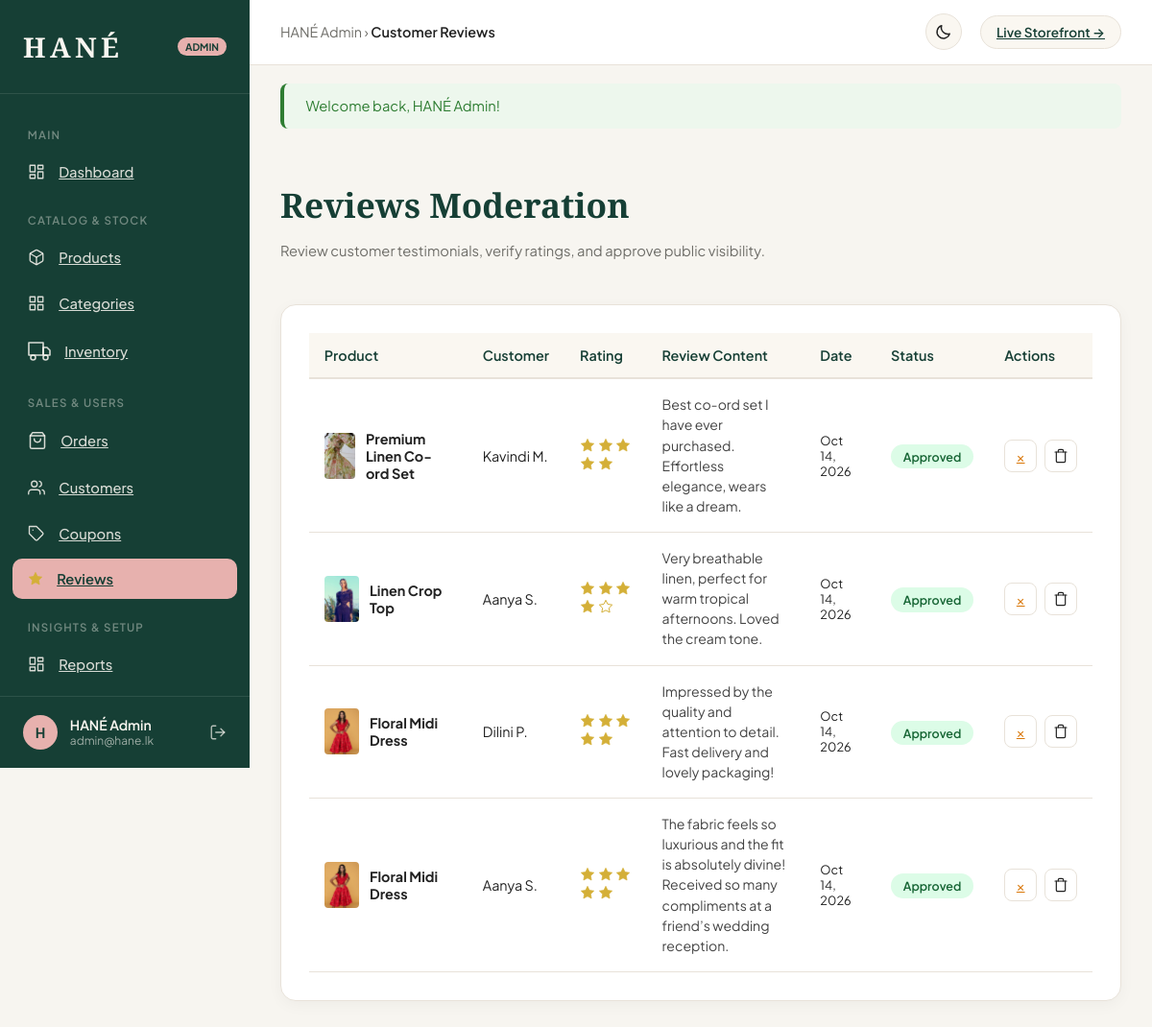
/admin/reviews/index.php (signed in), run on the app's committed database.
### tables this page shows
CREATE TABLE `reviews` (
  `id` INT AUTO_INCREMENT PRIMARY KEY,
  `product_id` INT NOT NULL,
  `user_id` INT NULL,
  `customer_name` VARCHAR(120) NOT NULL,
  `rating` TINYINT NOT NULL DEFAULT 5,
  `comment` TEXT NOT NULL,
  `status` ENUM('Pending', 'Approved', 'Rejected') NOT NULL DEFAULT 'Approved',
  `created_at` TIMESTAMP DEFAULT CURRENT_TIMESTAMP,
  FOREIGN KEY (`product_id`) REFERENCES `products`(`id`) ON DELETE CASCADE,
  FOREIGN KEY (`user_id`) REFERENCES `users`(`id`) ON DELETE SET NULL,
  INDEX `idx_rev_prod` (`product_id`),
  INDEX `idx_rev_status` (`status`)
);

CREATE TABLE `products` (
  `id` INT AUTO_INCREMENT PRIMARY KEY,
  `category_id` INT NULL,
  `name` VARCHAR(180) NOT NULL,
  `slug` VARCHAR(200) NOT NULL UNIQUE,
  `description` TEXT,
  `regular_price` DECIMAL(10,2) NOT NULL,
  `sale_price` DECIMAL(10,2) DEFAULT NULL,
  `featured_image` VARCHAR(255) DEFAULT NULL,
  `is_featured` TINYINT(1) DEFAULT 0,
  `is_new` TINYINT(1) DEFAULT 0,
  `is_sale` TINYINT(1) DEFAULT 0,
  `status` TINYINT(1) DEFAULT 1,
  `created_at` TIMESTAMP DEFAULT CURRENT_TIMESTAMP,
  `updated_at` TIMESTAMP DEFAULT CURRENT_TIMESTAMP ON UPDATE CURRENT_TIMESTAMP,
  FOREIGN KEY (`category_id`) REFERENCES `categories`(`id`) ON DELETE SET NULL,
  INDEX `idx_cat` (`category_id`),
  INDEX `idx_status` (`status`)
);

### admin/reviews/index.php (the view, shortened to what the rows shown need)
<?php
require_once __DIR__ . '/../../includes/functions.php';
require_once __DIR__ . '/../../includes/auth.php';
$sql = "
    SELECT r.*, p.name AS product_name, p.featured_image
    FROM reviews r
    JOIN products p ON p.id = r.product_id
    ORDER BY r.id DESC
";
$reviews = $pdo->query($sql)->fetchAll(PDO::FETCH_ASSOC);
require_once __DIR__ . '/../_header.php';
?>
<div class="admin-page-header">
    <div class="admin-page-title">
        <h1>Reviews Moderation</h1>
    </div>
</div>
<div class="admin-card">
    <div style="overflow-x: auto;">
        <table class="admin-table">
            <thead>
                <tr>
                    <th>Product</th>
                    <th>Customer</th>
                    <th>Rating</th>
                    <th>Review Content</th>
                    <th>Date</th>
                    <th>Status</th>
                    <th>Actions</th>
                </tr>
            </thead>
            <tbody>
                <?php if (!empty($reviews)): ?>
                    <?php foreach ($reviews as $rev): ?>
                        <tr>
                            <td>
                                <div style="display: flex; gap: 0.7rem; align-items: center;">
                                    <img src="<?= get_image_url($rev['featured_image']) ?>" alt="" style="width: 36px; height: 48px; object-fit: cover; border-radius: 4px;">
                                    <strong><?= e($rev['product_name']) ?></strong>
                                </div>
                            </td>
                            <td><?= e($rev['customer_name']) ?></td>
                            <td>
                                <div class="stars">
                                    <?php for ($i = 1; $i <= 5; $i++): ?>
                                        <?= ($i <= (int)$rev['rating']) ? hane_icon('star') : hane_icon('star-empty') ?>
                                    <?php endfor; ?>
                                </div>
                            </td>
                            <td style="max-width: 320px;">
                                <p style="font-size: 0.88rem; line-height: 1.5; color: #444; margin: 0;">
                                    <?= nl2br(e($rev['comment'])) ?>
                                </p>
                            </td>
                            <td class="muted" style="font-size: 0.8rem;"><?= date('M d, Y', strtotime($rev['created_at'])) ?></td>
                            <td>
                                <span class="status-badge <?= ($rev['status'] === 'Approved') ? 'status-delivered' : (($rev['status'] === 'Pending') ? 'status-pending' : 'status-cancelled') ?>">
                                    <?= e($rev['status']) ?>
                                </span>
                            </td>
                            <td>
                                <div class="action-btns">
                                    <?php if ($rev['status'] !== 'Rejected'): ?>
                                        <a class="btn-icon" href="<?= BASE_URL ?>admin/reviews/index.php?action=reject&id=<?= $rev['id'] ?>" title="Reject Review" style="color: #d97706;">
                                            &times;
                                        </a>
                                    <?php endif; ?>
                                    <a class="btn-icon btn-danger" href="<?= BASE_URL ?>admin/reviews/index.php?action=delete&id=<?= $rev['id'] ?>" onclick="return confirm('Delete this review completely?');" title="Delete Review">
                                        <?= hane_icon('trash') ?>
                                    </a>
                                </div>
                            </td>
                        </tr>
                    <?php endforeach; ?>
                <?php endif; ?>
            </tbody>
        </table>
    </div>
</div>
<?php require_once __DIR__ . '/../_footer.php'; ?>

### admin/_header.php (shortened to what the rows shown need)
<?php
require_once __DIR__ . '/../includes/functions.php';
require_once __DIR__ . '/../includes/auth.php';
$currentAdmin = get_current_admin($pdo);
$adminName = $currentAdmin['name'] ?? 'Administrator';
$adminEmail = $currentAdmin['email'] ?? 'admin@hane.lk';
?>
<!doctype html>
<html lang="en" data-theme-storage-key="hane-admin-theme">
<head>
    <link rel="stylesheet" href="<?= ASSET_PATH ?>css/admin.css?v=<?= filemtime(__DIR__ . '/../assets/css/admin.css') ?>">
</head>
<body class="admin-body">
<div class="admin-wrapper">
    <aside class="admin-sidebar" id="adminSidebar">
                <?= hane_icon('star') ?> <span>Reviews</span>
        <div class="admin-sidebar-footer">
            <div class="admin-user-pill">
                <div class="admin-user-avatar">
                    <?= strtoupper(substr($adminName, 0, 1)) ?>
                </div>
                <div class="admin-user-info">
                    <div class="name"><?= e($adminName) ?></div>
                    <div class="role"><?= e($adminEmail) ?></div>
                </div>
                <a href="<?= BASE_URL ?>admin/logout.php" style="color: rgba(250,247,241,0.7); display: flex;" title="Sign Out">
                    <?= hane_icon('logout') ?>
                </a>
            </div>
        </div>
    </aside>
    <div class="admin-main">
        <main class="admin-content">

### includes/icons.php (shortened to what the rows shown need)
<?php
function hane_icon(string $name, string $class = 'h-icon'): string {
    $classAttr = 'class="' . htmlspecialchars($class, ENT_QUOTES, 'UTF-8') . '"';
    switch ($name) {
        case 'bag':
        case 'cart':
            return '<svg ' . $classAttr . ' width="20" height="20" viewBox="0 0 24 24" fill="none" stroke="currentColor" stroke-width="1.8" stroke-linecap="round" stroke-linejoin="round"><path d="M6 2L3 6v14a2 2 0 0 0 2 2h14a2 2 0 0 0 2-2V6l-3-4z"/><line x1="3" y1="6" x2="21" y2="6"/><path d="M16 10a4 4 0 0 1-8 0"/></svg>';
        case 'moon':
            return '<svg ' . $classAttr . ' width="20" height="20" viewBox="0 0 24 24" fill="none" stroke="currentColor" stroke-width="1.8" stroke-linecap="round" stroke-linejoin="round"><path d="M20.5 14.1A8.5 8.5 0 0 1 9.9 3.5 8.5 8.5 0 1 0 20.5 14.1z"/></svg>';
        case 'sun':
            return '<svg ' . $classAttr . ' width="20" height="20" viewBox="0 0 24 24" fill="none" stroke="currentColor" stroke-width="1.8" stroke-linecap="round" stroke-linejoin="round"><circle cx="12" cy="12" r="4"/><path d="M12 2v2m0 16v2M4.93 4.93l1.42 1.42m11.3 11.3 1.42 1.42M2 12h2m16 0h2M4.93 19.07l1.42-1.42m11.3-11.3 1.42-1.42"/></svg>';
        case 'menu':
            return '<svg ' . $classAttr . ' width="22" height="22" viewBox="0 0 24 24" fill="none" stroke="currentColor" stroke-width="2" stroke-linecap="round" stroke-linejoin="round"><line x1="3" y1="12" x2="21" y2="12"/><line x1="3" y1="6" x2="21" y2="6"/><line x1="3" y1="18" x2="21" y2="18"/></svg>';
        case 'truck':
            return '<svg ' . $classAttr . ' width="24" height="24" viewBox="0 0 24 24" fill="none" stroke="currentColor" stroke-width="1.6" stroke-linecap="round" stroke-linejoin="round"><rect x="1" y="3" width="15" height="13"/><polygon points="16 8 20 8 23 11 23 16 16 16 16 8"/><circle cx="5.5" cy="18.5" r="2.5"/><circle cx="18.5" cy="18.5" r="2.5"/></svg>';
        case 'star':
            return '<svg ' . $classAttr . ' width="16" height="16" viewBox="0 0 24 24" fill="#D4AF37" stroke="#D4AF37" stroke-width="1"><polygon points="12 2 15.09 8.26 22 9.27 17 14.14 18.18 21.02 12 17.77 5.82 21.02 7 14.14 2 9.27 8.91 8.26 12 2"/></svg>';
        case 'star-empty':
            return '<svg ' . $classAttr . ' width="16" height="16" viewBox="0 0 24 24" fill="none" stroke="#D4AF37" stroke-width="1.5"><polygon points="12 2 15.09 8.26 22 9.27 17 14.14 18.18 21.02 12 17.77 5.82 21.02 7 14.14 2 9.27 8.91 8.26 12 2"/></svg>';
        case 'trash':
            return '<svg ' . $classAttr . ' width="16" height="16" viewBox="0 0 24 24" fill="none" stroke="currentColor" stroke-width="1.8" stroke-linecap="round" stroke-linejoin="round"><polyline points="3 6 5 6 21 6"/><path d="M19 6v14a2 2 0 0 1-2 2H7a2 2 0 0 1-2-2V6m3 0V4a2 2 0 0 1 2-2h4a2 2 0 0 1 2 2v2"/></svg>';
        case 'dashboard':
            return '<svg ' . $classAttr . ' width="18" height="18" viewBox="0 0 24 24" fill="none" stroke="currentColor" stroke-width="1.8" stroke-linecap="round" stroke-linejoin="round"><rect x="3" y="3" width="7" height="9"/><rect x="14" y="3" width="7" height="5"/><rect x="14" y="12" width="7" height="9"/><rect x="3" y="16" width="7" height="5"/></svg>';
        case 'box':
            return '<svg ' . $classAttr . ' width="18" height="18" viewBox="0 0 24 24" fill="none" stroke="currentColor" stroke-width="1.8" stroke-linecap="round" stroke-linejoin="round"><path d="M21 16V8a2 2 0 0 0-1-1.73l-7-4a2 2 0 0 0-2 0l-7 4A2 2 0 0 0 3 8v8a2 2 0 0 0 1 1.73l7 4a2 2 0 0 0 2 0l7-4A2 2 0 0 0 21 16z"/><polyline points="3.27 6.96 12 12.01 20.73 6.96"/><line x1="12" y1="22.08" x2="12" y2="12"/></svg>';
        case 'grid':
            return '<svg ' . $classAttr . ' width="18" height="18" viewBox="0 0 24 24" fill="none" stroke="currentColor" stroke-width="1.8" stroke-linecap="round" stroke-linejoin="round"><rect x="3" y="3" width="7" height="7"/><rect x="14" y="3" width="7" height="7"/><rect x="14" y="14" width="7" height="7"/><rect x="3" y="14" width="7" height="7"/></svg>';
        case 'tag':
            return '<svg ' . $classAttr . ' width="18" height="18" viewBox="0 0 24 24" fill="none" stroke="currentColor" stroke-width="1.8" stroke-linecap="round" stroke-linejoin="round"><path d="M20.59 13.41l-7.17 7.17a2 2 0 0 1-2.83 0L2 12V2h10l8.59 8.59a2 2 0 0 1 0 2.82z"/><line x1="7" y1="7" x2="7.01" y2="7"/></svg>';
        case 'users':
            return '<svg ' . $classAttr . ' width="18" height="18" viewBox="0 0 24 24" fill="none" stroke="currentColor" stroke-width="1.8" stroke-linecap="round" stroke-linejoin="round"><path d="M17 21v-2a4 4 0 0 0-4-4H5a4 4 0 0 0-4 4v2"/><circle cx="9" cy="7" r="4"/><path d="M23 21v-2a4 4 0 0 0-3-3.87"/><path d="M16 3.13a4 4 0 0 1 0 7.75"/></svg>';
        case 'settings':
            return '<svg ' . $classAttr . ' width="18" height="18" viewBox="0 0 24 24" fill="none" stroke="currentColor" stroke-width="1.8" stroke-linecap="round" stroke-linejoin="round"><circle cx="12" cy="12" r="3"/><path d="M19.4 15a1.65 1.65 0 0 0 .33 1.82l.06.06a2 2 0 0 1 0 2.83 2 2 0 0 1-2.83 0l-.06-.06a1.65 1.65 0 0 0-1.82-.33 1.65 1.65 0 0 0-1 1.51V21a2 2 0 0 1-2 2 2 2 0 0 1-2-2v-.09A1.65 1.65 0 0 0 9 19.4a1.65 1.65 0 0 0-1.82.33l-.06.06a2 2 0 0 1-2.83 0 2 2 0 0 1 0-2.83l.06-.06a1.65 1.65 0 0 0 .33-1.82 1.65 1.65 0 0 0-1.51-1H3a2 2 0 0 1-2-2 2 2 0 0 1 2-2h.09A1.65 1.65 0 0 0 4.6 9a1.65 1.65 0 0 0-.33-1.82l-.06-.06a2 2 0 0 1 0-2.83 2 2 0 0 1 2.83 0l.06.06a1.65 1.65 0 0 0 1.82.33H9a1.65 1.65 0 0 0 1-1.51V3a2 2 0 0 1 2-2 2 2 0 0 1 2 2v.09a1.65 1.65 0 0 0 1 1.51 1.65 1.65 0 0 0 1.82-.33l.06-.06a2 2 0 0 1 2.83 0 2 2 0 0 1 0 2.83l-.06.06a1.65 1.65 0 0 0-.33 1.82V9a1.65 1.65 0 0 0 1.51 1H21a2 2 0 0 1 2 2 2 2 0 0 1-2 2h-.09a1.65 1.65 0 0 0-1.51 1z"/></svg>';
        case 'logout':
            return '<svg ' . $classAttr . ' width="18" height="18" viewBox="0 0 24 24" fill="none" stroke="currentColor" stroke-width="1.8" stroke-linecap="round" stroke-linejoin="round"><path d="M9 21H5a2 2 0 0 1-2-2V5a2 2 0 0 1 2-2h4"/><polyline points="16 17 21 12 16 7"/><line x1="21" y1="12" x2="9" y2="12"/></svg>';
        default:
            return '';
    }
}

### data on the page
reviews: product.featured_image (picture), product.name "Premium Linen Co-ord Set", customer_name "Kavindi M.", comment "Best co-ord set I have ever purchased. Effortless elegance, wears like a dream.", created_at "Oct 14, 2026", status "Approved"
reviews: product.featured_image (picture), product.name "Linen Crop Top", customer_name "Aanya S.", comment "Very breathable linen, perfect for warm tropical afternoons. Loved the cream tone.", created_at "Oct 14, 2026", status "Approved"
reviews: product.featured_image (picture), product.name "Floral Midi Dress", customer_name "Dilini P.", comment "Impressed by the quality and attention to detail. Fast delivery and lovely packaging!", created_at "Oct 14, 2026", status "Approved"
reviews: product.featured_image (picture), product.name "Floral Midi Dress", customer_name "Aanya S.", comment "The fabric feels so luxurious and the fit is absolutely divine! Received so many compliments at a friend’s wedding reception.", created_at "Oct 14, 2026", status "Approved"

### other printed values
substr($adminName, 0, 1) "H"
$adminName "HANÉ Admin"
$adminEmail "admin@hane.lk"
$adminTitle "Customer Reviews"
$flashMsg['message'] "Welcome back, HANÉ Admin!"
